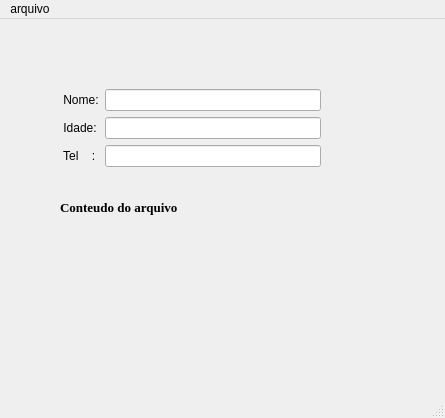
<?xml version="1.0" encoding="UTF-8"?>
<ui version="4.0">
 <class>MainWindow</class>
 <widget class="QMainWindow" name="MainWindow">
  <property name="geometry">
   <rect>
    <x>0</x>
    <y>0</y>
    <width>445</width>
    <height>418</height>
   </rect>
  </property>
  <property name="windowTitle">
   <string>MainWindow</string>
  </property>
  <widget class="QWidget" name="centralwidget">
   <widget class="QWidget" name="formLayoutWidget">
    <property name="geometry">
     <rect>
      <x>60</x>
      <y>70</y>
      <width>261</width>
      <height>91</height>
     </rect>
    </property>
    <layout class="QFormLayout" name="formLayout">
     <item row="2" column="0">
      <widget class="QLabel" name="label_2">
       <property name="text">
        <string> Tel    :</string>
       </property>
      </widget>
     </item>
     <item row="1" column="0">
      <widget class="QLabel" name="label_3">
       <property name="text">
        <string> Idade:</string>
       </property>
      </widget>
     </item>
     <item row="0" column="0">
      <widget class="QLabel" name="label">
       <property name="text">
        <string> Nome:</string>
       </property>
      </widget>
     </item>
     <item row="0" column="1">
      <widget class="QLineEdit" name="lineEdit">
       <property name="text">
        <string/>
       </property>
      </widget>
     </item>
     <item row="1" column="1">
      <widget class="QLineEdit" name="lineEdit_2"/>
     </item>
     <item row="2" column="1">
      <widget class="QLineEdit" name="lineEdit_3"/>
     </item>
    </layout>
   </widget>
   <widget class="QLabel" name="label_4">
    <property name="geometry">
     <rect>
      <x>60</x>
      <y>180</y>
      <width>181</width>
      <height>16</height>
     </rect>
    </property>
    <property name="font">
     <font>
      <family>Times New Roman</family>
      <pointsize>10</pointsize>
      <weight>75</weight>
      <bold>true</bold>
     </font>
    </property>
    <property name="text">
     <string>Conteudo do arquivo</string>
    </property>
   </widget>
   <widget class="QLabel" name="label_5">
    <property name="geometry">
     <rect>
      <x>60</x>
      <y>200</y>
      <width>261</width>
      <height>111</height>
     </rect>
    </property>
    <property name="text">
     <string/>
    </property>
   </widget>
  </widget>
  <widget class="QMenuBar" name="menubar">
   <property name="geometry">
    <rect>
     <x>0</x>
     <y>0</y>
     <width>445</width>
     <height>21</height>
    </rect>
   </property>
   <widget class="QMenu" name="menuarquivo">
    <property name="title">
     <string>arquivo</string>
    </property>
    <addaction name="actionsalvar"/>
    <addaction name="actionAbrir"/>
   </widget>
   <addaction name="menuarquivo"/>
  </widget>
  <widget class="QStatusBar" name="statusbar"/>
  <action name="actionsalvar">
   <property name="text">
    <string>Salvar</string>
   </property>
  </action>
  <action name="actionAbrir">
   <property name="text">
    <string>Abrir</string>
   </property>
  </action>
 </widget>
 <resources/>
 <connections/>
</ui>
